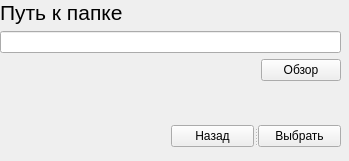
<?xml version="1.0" encoding="UTF-8"?>
<ui version="4.0">
 <class>CreateDialog</class>
 <widget class="QWidget" name="CreateDialog">
  <property name="geometry">
   <rect>
    <x>0</x>
    <y>0</y>
    <width>349</width>
    <height>161</height>
   </rect>
  </property>
  <property name="windowTitle">
   <string>Form</string>
  </property>
  <widget class="QWidget" name="layoutWidget">
   <property name="geometry">
    <rect>
     <x>0</x>
     <y>0</y>
     <width>341</width>
     <height>147</height>
    </rect>
   </property>
   <layout class="QVBoxLayout" name="verticalLayout_3">
    <item>
     <layout class="QVBoxLayout" name="verticalLayout_2">
      <item>
       <layout class="QVBoxLayout" name="verticalLayout">
        <item>
         <widget class="QLabel" name="label">
          <property name="font">
           <font>
            <pointsize>16</pointsize>
           </font>
          </property>
          <property name="text">
           <string>Путь к папке</string>
          </property>
         </widget>
        </item>
        <item>
         <widget class="QLineEdit" name="Create_LineEdit"/>
        </item>
       </layout>
      </item>
      <item>
       <layout class="QHBoxLayout" name="horizontalLayout">
        <item>
         <spacer name="horizontalSpacer">
          <property name="orientation">
           <enum>Qt::Horizontal</enum>
          </property>
          <property name="sizeHint" stdset="0">
           <size>
            <width>40</width>
            <height>20</height>
           </size>
          </property>
         </spacer>
        </item>
        <item>
         <widget class="QPushButton" name="Create_Observe">
          <property name="text">
           <string>Обзор</string>
          </property>
         </widget>
        </item>
       </layout>
      </item>
     </layout>
    </item>
    <item>
     <spacer name="verticalSpacer">
      <property name="orientation">
       <enum>Qt::Vertical</enum>
      </property>
      <property name="sizeHint" stdset="0">
       <size>
        <width>20</width>
        <height>13</height>
       </size>
      </property>
     </spacer>
    </item>
    <item>
     <layout class="QHBoxLayout" name="horizontalLayout_2">
      <item>
       <spacer name="horizontalSpacer_2">
        <property name="orientation">
         <enum>Qt::Horizontal</enum>
        </property>
        <property name="sizeHint" stdset="0">
         <size>
          <width>40</width>
          <height>20</height>
         </size>
        </property>
       </spacer>
      </item>
      <item>
       <widget class="QSplitter" name="splitter">
        <property name="orientation">
         <enum>Qt::Horizontal</enum>
        </property>
        <widget class="QPushButton" name="Create_Back">
         <property name="text">
          <string>Назад</string>
         </property>
        </widget>
        <widget class="QPushButton" name="Create_Choice">
         <property name="text">
          <string>Выбрать</string>
         </property>
        </widget>
       </widget>
      </item>
     </layout>
    </item>
   </layout>
  </widget>
 </widget>
 <resources/>
 <connections/>
</ui>
